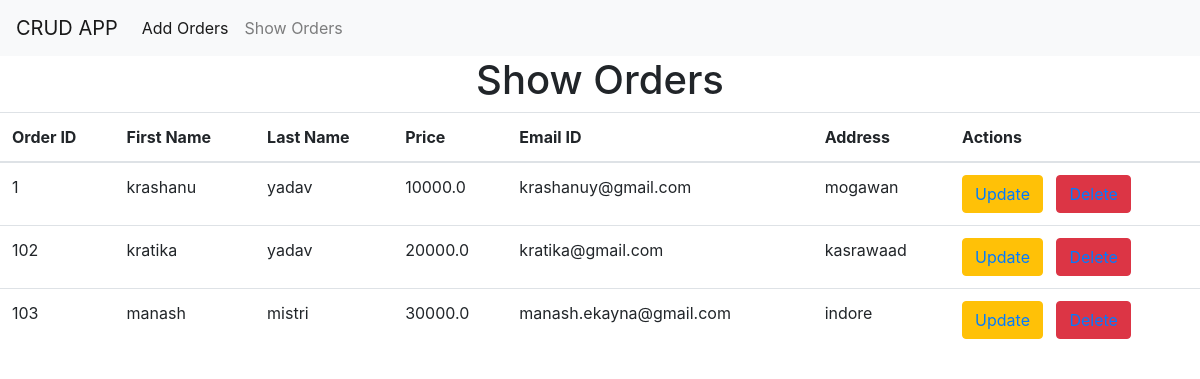
The app's page /sv/ with its own data.
### crudapp/models.py (models this page shows, shortened)
class Orders(models.Model):
    oid = models.IntegerField(primary_key=True)
    fname = models.CharField(max_length=20)
    lname = models.CharField(max_length=20)
    price = models.FloatField()
    mail = models.EmailField()
    addr = models.CharField(max_length=50)

### crudapp/views.py (the view)
# urls.py: path('sv/', views.showView, name='show_url'),
def showView(request):
    obj = Orders.objects.all()
    template_name = 'crudapp/show.html'
    context = {'obj': obj}
    return render(request, template_name, context)

### templates/crudapp/show.html (shortened to what this page needs)
{% extends 'layout.html' %}
{% block content %}
<center><h1>Show Orders</h1></center>
<table class="table">
    <thead>
      <tr>
        <th scope="col">Order ID</th>
        <th scope="col">First Name</th>
        <th scope="col">Last Name</th>
        <th scope="col">Price</th>
        <th scope="col">Email ID</th>
        <th scope="col">Address</th>
        <th scope="col">Actions</th>
      </tr>
    </thead>
    <tbody>
    {% for i in obj %}
      <tr>
        <td>{{i.oid}}</td>
        <td>{{i.fname}}</td>
        <td>{{i.lname}}</td>
        <td>{{i.price}}</td>
        <td>{{i.mail}}</td>
        <td>{{i.addr}}</td>
        <td>
            <button class="btn btn-warning"><a href="{% url 'update_url' i.oid %}">Update</a></button>&nbsp;&nbsp;
            <button class="btn btn-danger"><a href="{% url 'delete_url' i.oid %}">Delete</a></button>
        </td>
      </tr>
    {% endfor %}
    </tbody>
  </table>
{% endblock %}

### templates/layout.html (shortened to what this page needs)
<!DOCTYPE html>
<html>
<head>
    <link rel="stylesheet" href="https://cdn.jsdelivr.net/npm/bootstrap@4.0.0/dist/css/bootstrap.min.css">
</head>
<body>
    <nav class="navbar navbar-expand-lg navbar-light bg-light">
        <a class="navbar-brand" href="#">CRUD APP</a>
        <div class="collapse navbar-collapse" id="navbarSupportedContent">
          <ul class="navbar-nav mr-auto">
            <li class="nav-item active">
              <a class="nav-link" href="{% url 'order_url' %}">Add Orders<span class="sr-only">(current)</span></a>
            </li>
            <li class="nav-item">
              <a class="nav-link" href="{% url 'show_url' %}">Show Orders</a>
            </li>
          </ul>
        </div>
      </nav>
    {% block content %}
    {% endblock %}
</body>
</html>

### records on screen
Orders: oid "1", fname "krashanu", lname "yadav", price "10000.0", mail "krashanuy@gmail.com", addr "mogawan"
Orders: oid "102", fname "kratika", lname "yadav", price "20000.0", mail "kratika@gmail.com", addr "kasrawaad"
Orders: oid "103", fname "manash", lname "mistri", price "30000.0", mail "manash.ekayna@gmail.com", addr "indore"
